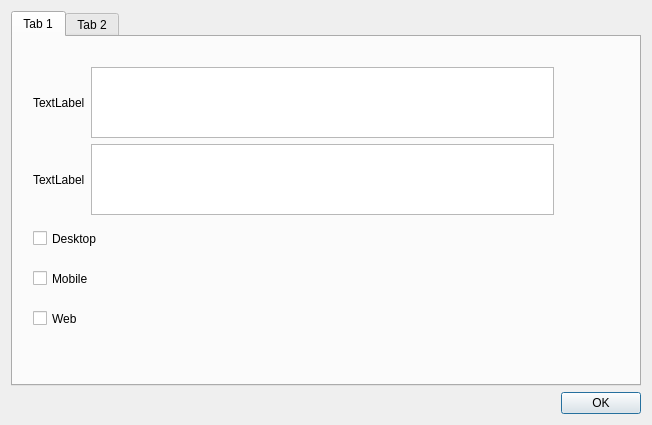
<?xml version="1.0" encoding="UTF-8"?>
<ui version="4.0">
 <class>Dialog</class>
 <widget class="QDialog" name="Dialog">
  <property name="geometry">
   <rect>
    <x>0</x>
    <y>0</y>
    <width>652</width>
    <height>425</height>
   </rect>
  </property>
  <property name="windowTitle">
   <string>Dialog</string>
  </property>
  <layout class="QVBoxLayout" name="verticalLayout">
   <item>
    <widget class="QTabWidget" name="tabWidget">
     <property name="currentIndex">
      <number>0</number>
     </property>
     <widget class="QWidget" name="tab">
      <attribute name="title">
       <string>Tab 1</string>
      </attribute>
      <widget class="QCheckBox" name="checkBox">
       <property name="geometry">
        <rect>
         <x>20</x>
         <y>230</y>
         <width>92</width>
         <height>23</height>
        </rect>
       </property>
       <property name="text">
        <string>Mobile</string>
       </property>
      </widget>
      <widget class="QCheckBox" name="checkBox_2">
       <property name="geometry">
        <rect>
         <x>20</x>
         <y>270</y>
         <width>92</width>
         <height>23</height>
        </rect>
       </property>
       <property name="text">
        <string>Web</string>
       </property>
      </widget>
      <widget class="QCheckBox" name="checkBox_3">
       <property name="geometry">
        <rect>
         <x>20</x>
         <y>190</y>
         <width>92</width>
         <height>23</height>
        </rect>
       </property>
       <property name="text">
        <string>Desktop</string>
       </property>
      </widget>
      <widget class="QWidget" name="">
       <property name="geometry">
        <rect>
         <x>20</x>
         <y>30</y>
         <width>521</width>
         <height>148</height>
        </rect>
       </property>
       <layout class="QGridLayout" name="gridLayout">
        <item row="0" column="0">
         <widget class="QLabel" name="label">
          <property name="text">
           <string>TextLabel</string>
          </property>
         </widget>
        </item>
        <item row="0" column="1">
         <widget class="QPlainTextEdit" name="plainTextEdit"/>
        </item>
        <item row="1" column="0">
         <widget class="QLabel" name="label_2">
          <property name="text">
           <string>TextLabel</string>
          </property>
         </widget>
        </item>
        <item row="1" column="1">
         <widget class="QPlainTextEdit" name="plainTextEdit_2"/>
        </item>
       </layout>
      </widget>
     </widget>
     <widget class="QWidget" name="tab_2">
      <attribute name="title">
       <string>Tab 2</string>
      </attribute>
      <widget class="QPlainTextEdit" name="plainTextEdit_3">
       <property name="geometry">
        <rect>
         <x>40</x>
         <y>40</y>
         <width>481</width>
         <height>241</height>
        </rect>
       </property>
      </widget>
     </widget>
    </widget>
   </item>
   <item>
    <widget class="QDialogButtonBox" name="buttonBox">
     <property name="standardButtons">
      <set>QDialogButtonBox::Ok</set>
     </property>
    </widget>
   </item>
  </layout>
 </widget>
 <resources/>
 <connections/>
</ui>
